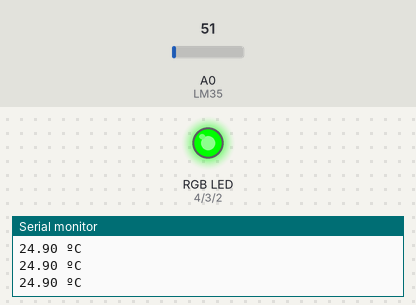
Recording of a sketch running on a simulated Arduino Uno, built with avr-gcc and run on an emulated ATmega328P. Parts: an RGB LED mixed from three pins (HIGH = lit), the last lines printed to the serial monitor. The inputs (shaded band) are chosen by the test bench; at power-on: A0 (LM35) = 51.

Above: at 1.3 s.
1.4 s: A0 (LM35) set to 58
At 2.3 s:
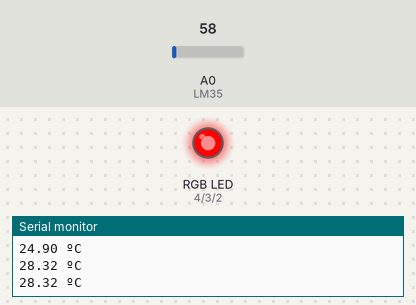
3.0 s: A0 (LM35) set to 30
At 3.5 s:
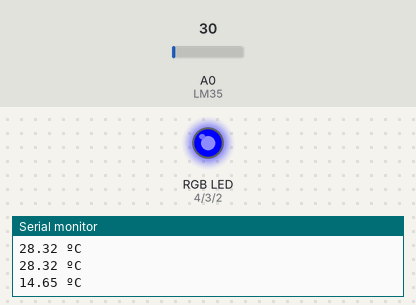
4.5 s: A0 (LM35) set to 61
At 5.7 s:
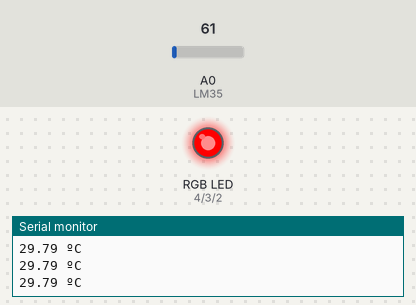
6.0 s: A0 (LM35) set to 15
At 7.2 s:
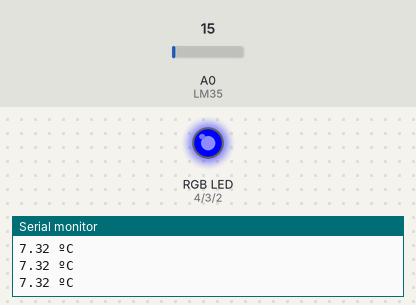
Timing chart, 0 to 8.5 s (numbered marks = the images above; inputs shaded):
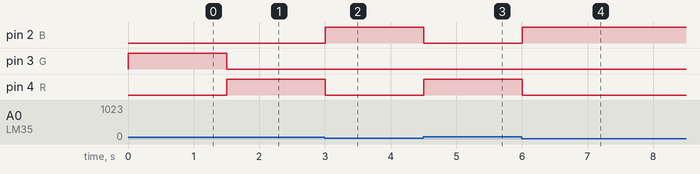

Measured:
- the behaviour switches between 51 and 52 on A0 (LM35) (found by bisection; images 0 and 1)
- after the input at 1.4 s, pin 3 (G): HIGH → LOW after 0.10 s; pin 4 (R): LOW → HIGH after 0.10 s
- after the input at 3.0 s, pin 2 (B): LOW → HIGH at once; pin 4 (R): HIGH → LOW at once
- after the input at 4.5 s, pin 2 (B): HIGH → LOW at once; pin 4 (R): LOW → HIGH at once
- after the input at 6.0 s, pin 2 (B): LOW → HIGH at once; pin 4 (R): HIGH → LOW at once

The sketch:

P7_LM35_RGB.ino
```cpp
/*
 * Talos Electronics
 */
const int LM35 = A0;
const int R=4;
const int G=3;
const int B=2;
const int Temperatura_Minima=20;
const int Temperatura_Maxima=25;

float Temperatura;
void setup ()
{
  Serial.begin(9600);//Inicializar puerto serial
  pinMode(R,OUTPUT);//Inicializar el pin 4 como salida
  pinMode(G,OUTPUT);//Inicializar el pin 3 como salida
  pinMode(B,OUTPUT);//Inicializar el pin 2 como salida
  //El led inicie apagado
  digitalWrite(R,LOW);
  digitalWrite(G,LOW);
  digitalWrite(B,LOW);
}
void loop()
{
  Temperatura = analogRead(LM35);//Leer la entrada analogica
  //Calcular la temperatura
  Temperatura = 5.0*Temperatura*100.0/1024.0;
  //Mostrar la temperatura en el monitor Serial
  Serial.print(Temperatura);
  Serial.println(" ºC");

  //Codicion para que encienda el led de color Verde
  if(Temperatura>Temperatura_Minima&&Temperatura<Temperatura_Maxima)
  {
    digitalWrite(R,LOW);
    digitalWrite(G,HIGH);
    digitalWrite(B,LOW);
  }

  //Condicion para que encienda el led de color Azul
  if(Temperatura<=Temperatura_Minima)
  {
    digitalWrite(R,LOW);
    digitalWrite(G,LOW);
    digitalWrite(B,HIGH);
  }

  //Condicion para que encienda el led de color Rojo
  if(Temperatura>=Temperatura_Maxima)
  {
    digitalWrite(R,HIGH);
    digitalWrite(G,LOW);
    digitalWrite(B,LOW);
  }
  delay(500);
}
```
